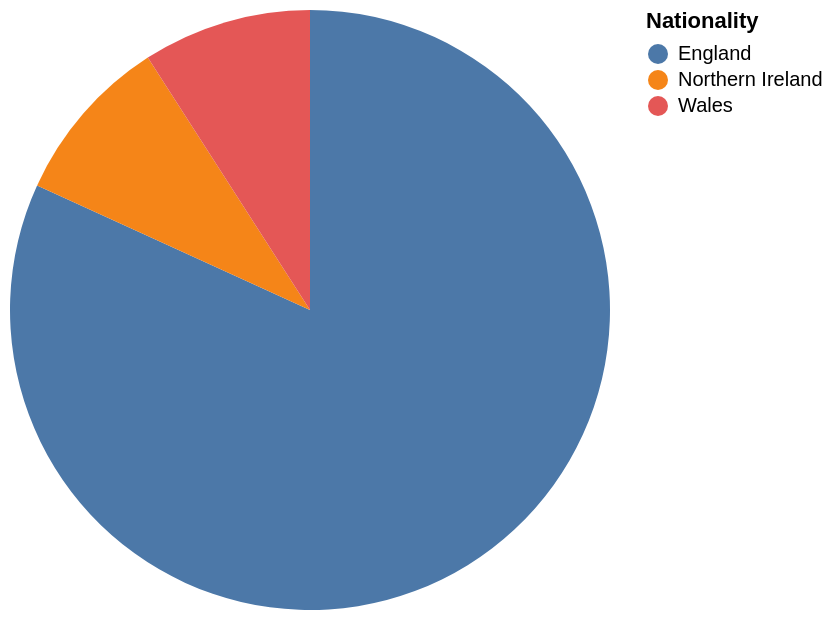

The Vega-Lite source for this figure:
### Vega-Lite specification from a JSON file in a GitHub repository (floating-point values rounded to 4 significant figures)
{"data": {"values": [{"x_data": "England", "y_data": 9}, {"x_data": "Northern Ireland", "y_data": 1}, {"x_data": "Wales", "y_data": 1}]}, "mark": "arc", "encoding": {"theta": {"field": "y_data", "type": "quantitative", "title": "COUNT(Nationality)"}, "color": {"field": "x_data", "type": "nominal", "title": "Nationality"}}}
